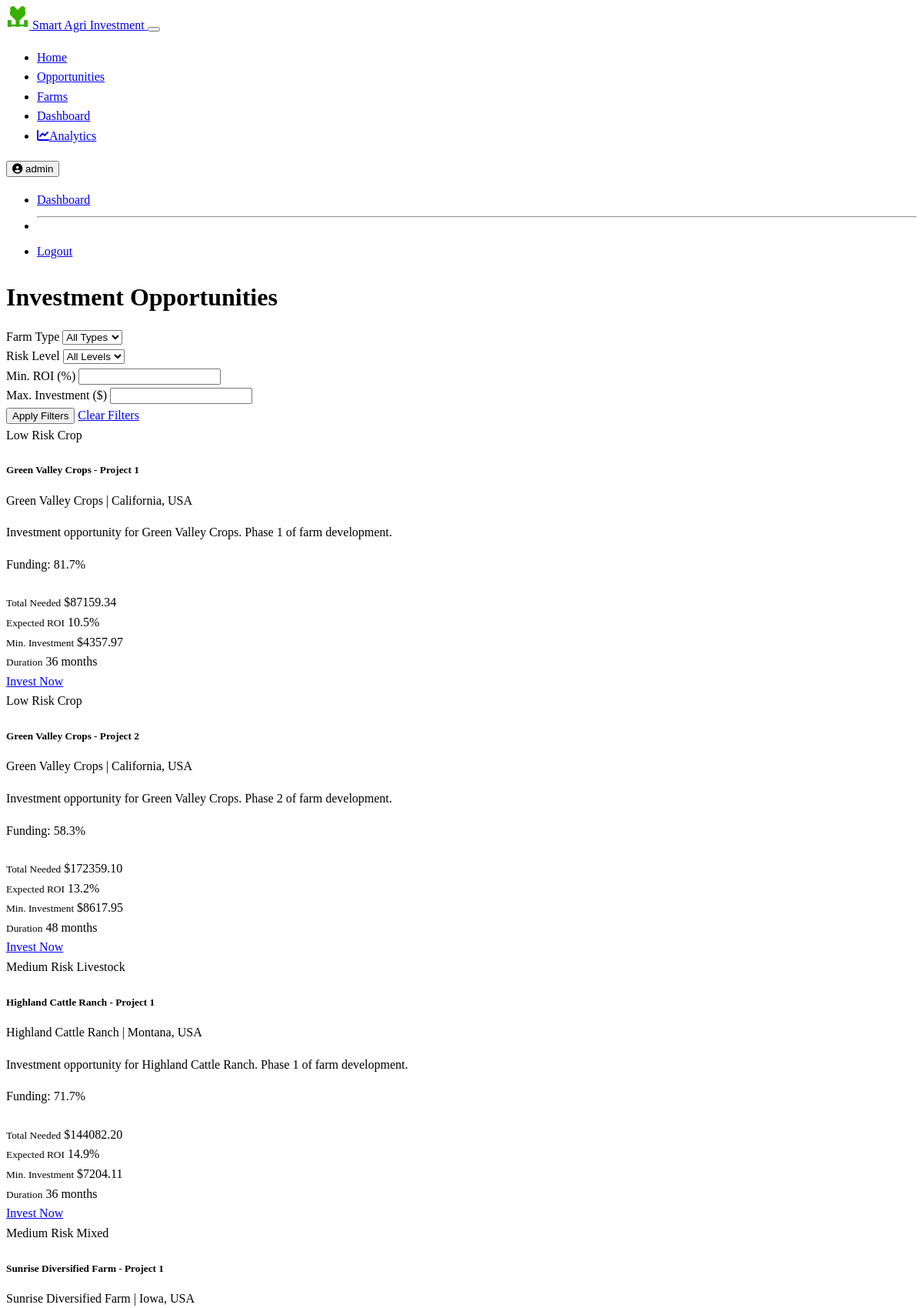
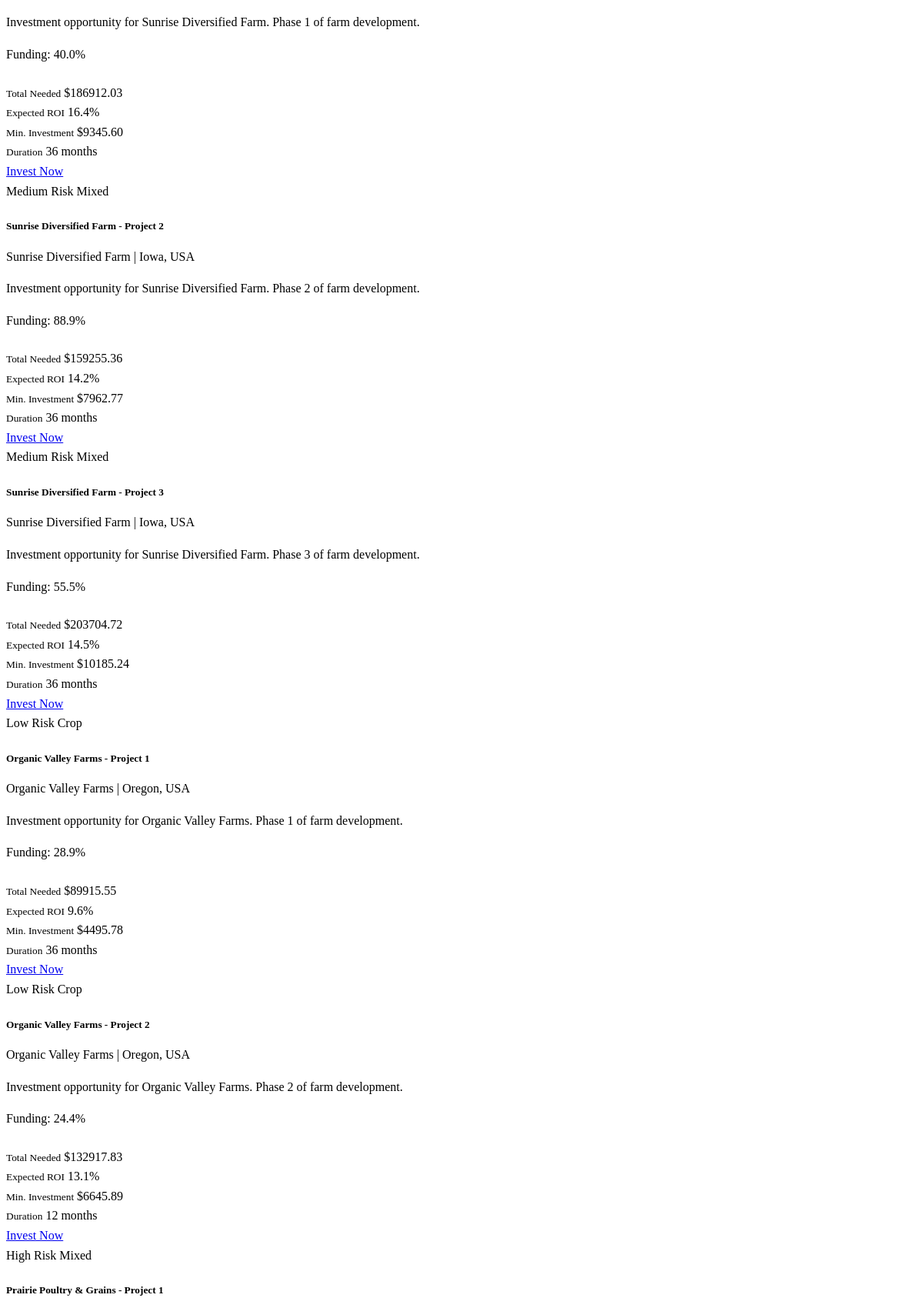
Page /opportunities (signed in, upper part) on the committed database (2 pictures, top to bottom).
### models.py (models this page shows, shortened)
class User(UserMixin, db.Model):
    id = db.Column(db.Integer, primary_key=True)
    username = db.Column(db.String(64), unique=True, nullable=False)
    email = db.Column(db.String(120), unique=True, nullable=False)
    password_hash = db.Column(db.String(256), nullable=False)
    first_name = db.Column(db.String(64))
    last_name = db.Column(db.String(64))
    created_at = db.Column(db.DateTime, default=datetime.utcnow)
    is_investor = db.Column(db.Boolean, default=True)  # True for investors, False for farm managers
    total_investment = db.Column(db.Float, default=0.0)
    investments = db.relationship('Investment', backref='investor', lazy='dynamic')

class InvestmentOpportunity(db.Model):
    id = db.Column(db.Integer, primary_key=True)
    farm_id = db.Column(db.Integer, db.ForeignKey('farm.id'), nullable=False)
    title = db.Column(db.String(128), nullable=False)
    description = db.Column(db.Text)
    amount_needed = db.Column(db.Float, nullable=False)
    amount_raised = db.Column(db.Float, default=0.0)
    minimum_investment = db.Column(db.Float, default=0.0)
    expected_roi = db.Column(db.Float)  # Percentage
    duration_months = db.Column(db.Integer)  # Investment duration in months
    risk_level = db.Column(db.String(20))  # "Low", "Medium", "High"
    start_date = db.Column(db.Date)
    end_date = db.Column(db.Date)
    created_at = db.Column(db.DateTime, default=datetime.utcnow)
    status = db.Column(db.String(20), default="Open")  # "Open", "Closed", "Completed"
    investments = db.relationship('Investment', backref='opportunity', lazy='dynamic')
    def funding_percentage(self):
        if self.amount_needed == 0:
            return 0
        return (self.amount_raised / self.amount_needed) * 100

class Farm(db.Model):
    id = db.Column(db.Integer, primary_key=True)
    name = db.Column(db.String(128), nullable=False)
    location = db.Column(db.String(256))
    description = db.Column(db.Text)
    farm_type = db.Column(db.String(64))  # e.g., "Crop", "Livestock", "Mixed"
    size_hectares = db.Column(db.Float)
    established_date = db.Column(db.Date)
    created_at = db.Column(db.DateTime, default=datetime.utcnow)
    total_funding_needed = db.Column(db.Float, default=0.0)
    current_funding = db.Column(db.Float, default=0.0)
    expected_roi = db.Column(db.Float)  # Percentage
    risk_level = db.Column(db.String(20))  # "Low", "Medium", "High"
    yield_history = db.Column(db.Text)  # Stored as JSON string
    owner_id = db.Column(db.Integer, db.ForeignKey('user.id'))
    investment_opportunities = db.relationship('InvestmentOpportunity', backref='farm', lazy='dynamic')
    performance_data = db.relationship('FarmPerformance', backref='farm', lazy='dynamic')

### routes.py (the view)
@app.route('/opportunities')
def investment_opportunities():
    farm_type = request.args.get('farm_type')
    risk_level = request.args.get('risk_level')
    min_roi = request.args.get('min_roi', type=float)
    max_investment = request.args.get('max_investment', type=float)
    query = InvestmentOpportunity.query.filter_by(status="Open").join(Farm)
    if farm_type:
        query = query.filter(Farm.farm_type == farm_type)
    if risk_level:
        query = query.filter(InvestmentOpportunity.risk_level == risk_level)
    if min_roi:
        query = query.filter(InvestmentOpportunity.expected_roi >= min_roi)
    if max_investment:
        query = query.filter(InvestmentOpportunity.minimum_investment <= max_investment)
    opportunities = query.all()
    farm_types = db.session.query(Farm.farm_type).distinct().all()
    risk_levels = db.session.query(InvestmentOpportunity.risk_level).distinct().all()
    return render_template('investments/opportunities.html',
                          opportunities=opportunities,
                          farm_types=[ft[0] for ft in farm_types],
                          risk_levels=[rl[0] for rl in risk_levels])

### app.py (called while the page is built)
    @login_manager.user_loader
    def load_user(user_id):
        return models.User.query.get(int(user_id))

### templates/investments/opportunities.html (shortened to what this page needs)
{% extends "base.html" %}
{% block content %}
<div class="container py-4">
    <h1 class="mb-4">Investment Opportunities</h1>
    <div class="card mb-4 border-0">
        <div class="card-body">
            <form method="GET" action="{{ url_for('investment_opportunities') }}">
                <div class="row g-3">
                    <div class="col-md-3">
                        <label for="farm_type" class="form-label">Farm Type</label>
                        <select class="form-select" id="farm_type" name="farm_type">
                            <option value="">All Types</option>
                        </select>
                    </div>
                    <div class="col-md-3">
                        <label for="risk_level" class="form-label">Risk Level</label>
                        <select class="form-select" id="risk_level" name="risk_level">
                            <option value="">All Levels</option>
                        </select>
                    </div>
                    <div class="col-md-3">
                        <label for="min_roi" class="form-label">Min. ROI (%)</label>
                        <input type="number" class="form-control" id="min_roi" name="min_roi" min="0" step="0.1" value="{{ request.args.get('min_roi', '') }}">
                    </div>
                    <div class="col-md-3">
                        <label for="max_investment" class="form-label">Max. Investment ($)</label>
                        <input type="number" class="form-control" id="max_investment" name="max_investment" min="0" step="100" value="{{ request.args.get('max_investment', '') }}">
                    </div>
                </div>
                <div class="d-flex justify-content-between mt-3">
                    <button type="submit" class="btn btn-success">Apply Filters</button>
                    <a href="{{ url_for('investment_opportunities') }}" class="btn btn-outline-secondary">Clear Filters</a>
                </div>
            </form>
        </div>
    </div>
    <div class="row g-4">
        {% if opportunities %}
            {% for opportunity in opportunities %}
            <div class="col-md-6 col-lg-4">
                <div class="card h-100 border-0 shadow-sm">
                    <div class="card-body">
                        <div class="d-flex justify-content-between align-items-start mb-2">
                            <span class="badge bg-{{ 'success' if opportunity.risk_level == 'Low' else 'warning' if opportunity.risk_level == 'Medium' else 'danger' }}">
                                {{ opportunity.risk_level }} Risk
                            </span>
                            <span class="badge bg-dark">{{ opportunity.farm.farm_type }}</span>
                        </div>
                        <h5 class="card-title">{{ opportunity.title }}</h5>
                        <p class="text-muted small mb-3">{{ opportunity.farm.name }} | {{ opportunity.farm.location }}</p>
                        <p class="card-text">{{ opportunity.description[:100] }}{% if opportunity.description|length > 100 %}...{% endif %}</p>
                        <div class="my-3">
                            <p class="mb-1 small">Funding: {{ "%.1f"|format(opportunity.funding_percentage()) }}%</p>
                            <div class="progress" style="height: 8px;">
                            </div>
                        </div>
                        <div class="row g-2 mb-3">
                            <div class="col-6">
                                <div class="bg-dark p-2 rounded">
                                    <small class="text-muted d-block">Total Needed</small>
                                    <span>${{ "%.2f"|format(opportunity.amount_needed) }}</span>
                                </div>
                            </div>
                            <div class="col-6">
                                <div class="bg-dark p-2 rounded">
                                    <small class="text-muted d-block">Expected ROI</small>
                                    <span class="text-success">{{ "%.1f"|format(opportunity.expected_roi) }}%</span>
                                </div>
                            </div>
                            <div class="col-6">
                                <div class="bg-dark p-2 rounded">
                                    <small class="text-muted d-block">Min. Investment</small>
                                    <span>${{ "%.2f"|format(opportunity.minimum_investment) }}</span>
                                </div>
                            </div>
                            <div class="col-6">
                                <div class="bg-dark p-2 rounded">
                                    <small class="text-muted d-block">Duration</small>
                                    <span>{{ opportunity.duration_months }} months</span>
                                </div>
                            </div>
                        </div>
                        <div class="d-grid">
                            <a href="{{ url_for('invest', opportunity_id=opportunity.id) }}" class="btn btn-success">Invest Now</a>
                        </div>
                    </div>
                </div>
            </div>
            {% endfor %}
        {% else %}
            <div class="col-12">
                <div class="alert alert-info">
                    <p class="mb-0">No investment opportunities match your search criteria. Please try different filters or check back later.</p>
                </div>
            </div>
        {% endif %}
    </div>
</div>
{% endblock %}

### templates/base.html (shortened to what this page needs)
<!DOCTYPE html>
<html lang="en" data-bs-theme="dark">
<head>
    <link href="https://cdn.replit.com/agent/bootstrap-agent-dark-theme.min.css" rel="stylesheet">
    <link rel="stylesheet" href="https://cdnjs.cloudflare.com/ajax/libs/font-awesome/6.4.0/css/all.min.css">
    <link rel="stylesheet" href="{{ url_for('static', filename='css/custom.css') }}">
</head>
<body>
    <nav class="navbar navbar-expand-lg navbar-dark bg-dark">
        <div class="container">
            <a class="navbar-brand d-flex align-items-center" href="{{ url_for('index') }}">
                <span>Smart Agri Investment</span>
            </a>
            <button class="navbar-toggler" type="button" data-bs-toggle="collapse" data-bs-target="#navbarNav" aria-controls="navbarNav" aria-expanded="false" aria-label="Toggle navigation">
            </button>
            <div class="collapse navbar-collapse" id="navbarNav">
                <ul class="navbar-nav me-auto">
                    <li class="nav-item">
                        <a class="nav-link" href="{{ url_for('index') }}">Home</a>
                    </li>
                    <li class="nav-item">
                        <a class="nav-link" href="{{ url_for('investment_opportunities') }}">Opportunities</a>
                    </li>
                    <li class="nav-item">
                        <a class="nav-link" href="{{ url_for('farms') }}">Farms</a>
                    </li>
                    {% if current_user.is_authenticated %}
                    <li class="nav-item">
                        <a class="nav-link" href="{{ url_for('investor_dashboard') }}">Dashboard</a>
                    </li>
                    <li class="nav-item">
                        <a class="nav-link" href="{{ url_for('analytics_dashboard') }}">
                            <i class="fas fa-chart-line me-1"></i>Analytics
                        </a>
                    </li>
                    {% endif %}
                </ul>
                <div class="d-flex">
                    {% if current_user.is_authenticated %}
                    <div class="dropdown">
                        <button class="btn btn-outline-light dropdown-toggle" type="button" id="userDropdown" data-bs-toggle="dropdown" aria-expanded="false">
                            <i class="fas fa-user-circle me-1"></i> {{ current_user.username }}
                        </button>
                        <ul class="dropdown-menu dropdown-menu-end" aria-labelledby="userDropdown">
                            <li><a class="dropdown-item" href="{{ url_for('investor_dashboard') }}">Dashboard</a></li>
                            <li><hr class="dropdown-divider"></li>
                            <li><a class="dropdown-item" href="{{ url_for('logout') }}">Logout</a></li>
                        </ul>
                    </div>
                    {% else %}
                    <a href="{{ url_for('login') }}" class="btn btn-outline-light me-2">Login</a>
                    <a href="{{ url_for('register') }}" class="btn btn-success">Register</a>
                    {% endif %}
                </div>
            </div>
        </div>
    </nav>
    <main class="flex-shrink-0">
        {% block content %}{% endblock %}
    </main>
</body>
</html>

### static/css/custom.css (style rules this page uses)
:root { --agri-green: #38b000; --agri-green-light: rgba(56, 176, 0, 0.1); --agri-green-medium: rgba(56, 176, 0, 0.5); }
body { line-height: 1.6; }
h1, h2, h3, h4, h5, h6 { margin-bottom: 0.75rem; font-weight: 600; }
.card { transition: transform 0.2s ease, box-shadow 0.2s ease; overflow: hidden; }
.progress { overflow: visible; }

### rows in the picture
User: username "admin"
InvestmentOpportunity: risk_level "Low", farm.farm_type "Crop", title "Green Valley Crops - Project 1", farm.name "Green Valley Crops", farm.location "California, USA", description "Investment opportunity for Green Valley Crops. Phase 1 of farm development.", funding_percentage "81.7", amount_needed "87159.34", expected_roi "10.5", minimum_investment "4357.97", duration_months "36"
InvestmentOpportunity: risk_level "Low", farm.farm_type "Crop", title "Green Valley Crops - Project 2", farm.name "Green Valley Crops", farm.location "California, USA", description "Investment opportunity for Green Valley Crops. Phase 2 of farm development.", funding_percentage "58.3", amount_needed "172359.10", expected_roi "13.2", minimum_investment "8617.95", duration_months "48"
InvestmentOpportunity: risk_level "Medium", farm.farm_type "Livestock", title "Highland Cattle Ranch - Project 1", farm.name "Highland Cattle Ranch", farm.location "Montana, USA", description "Investment opportunity for Highland Cattle Ranch. Phase 1 of farm development.", funding_percentage "71.7", amount_needed "144082.20", expected_roi "14.9", minimum_investment "7204.11", duration_months "36"
InvestmentOpportunity: risk_level "Medium", farm.farm_type "Mixed", title "Sunrise Diversified Farm - Project 1", farm.name "Sunrise Diversified Farm", farm.location "Iowa, USA", description "Investment opportunity for Sunrise Diversified Farm. Phase 1 of farm development.", funding_percentage "40.0", amount_needed "186912.03", expected_roi "16.4", minimum_investment "9345.60", duration_months "36"
InvestmentOpportunity: risk_level "Medium", farm.farm_type "Mixed", title "Sunrise Diversified Farm - Project 2", farm.name "Sunrise Diversified Farm", farm.location "Iowa, USA", description "Investment opportunity for Sunrise Diversified Farm. Phase 2 of farm development.", funding_percentage "88.9", amount_needed "159255.36", expected_roi "14.2", minimum_investment "7962.77", duration_months "36"
InvestmentOpportunity: risk_level "Medium", farm.farm_type "Mixed", title "Sunrise Diversified Farm - Project 3", farm.name "Sunrise Diversified Farm", farm.location "Iowa, USA", description "Investment opportunity for Sunrise Diversified Farm. Phase 3 of farm development.", funding_percentage "55.5", amount_needed "203704.72", expected_roi "14.5", minimum_investment "10185.24", duration_months "36"
InvestmentOpportunity: risk_level "Low", farm.farm_type "Crop", title "Organic Valley Farms - Project 1", farm.name "Organic Valley Farms", farm.location "Oregon, USA", description "Investment opportunity for Organic Valley Farms. Phase 1 of farm development.", funding_percentage "28.9", amount_needed "89915.55", expected_roi "9.6", minimum_investment "4495.78", duration_months "36"
InvestmentOpportunity: risk_level "Low", farm.farm_type "Crop", title "Organic Valley Farms - Project 2", farm.name "Organic Valley Farms", farm.location "Oregon, USA", description "Investment opportunity for Organic Valley Farms. Phase 2 of farm development.", funding_percentage "24.4", amount_needed "132917.83", expected_roi "13.1", minimum_investment "6645.89", duration_months "12"
InvestmentOpportunity: risk_level "High", farm.farm_type "Mixed", title "Prairie Poultry & Grains - Project 1"
